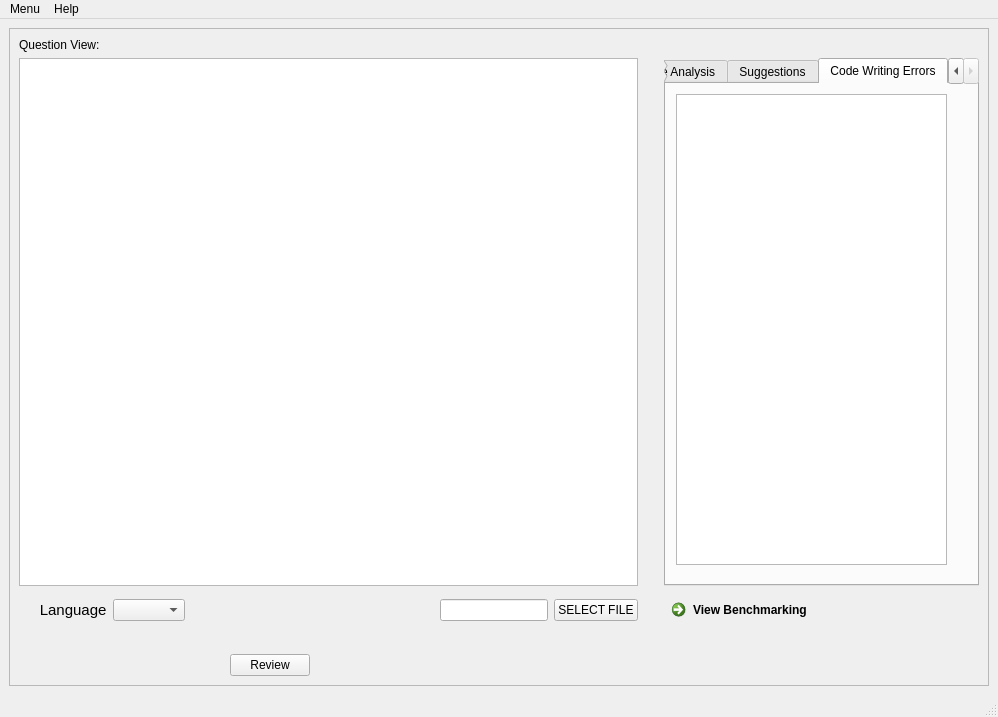
<?xml version="1.0" encoding="UTF-8"?>
<ui version="4.0">
 <class>MainWindow</class>
 <widget class="QMainWindow" name="MainWindow">
  <property name="geometry">
   <rect>
    <x>0</x>
    <y>0</y>
    <width>998</width>
    <height>717</height>
   </rect>
  </property>
  <property name="windowTitle">
   <string>MainWindow</string>
  </property>
  <property name="layoutDirection">
   <enum>Qt::LeftToRight</enum>
  </property>
  <widget class="QWidget" name="centralwidget">
   <layout class="QGridLayout" name="gridLayout">
    <item row="0" column="0">
     <widget class="QScrollArea" name="scrollArea">
      <property name="widgetResizable">
       <bool>true</bool>
      </property>
      <widget class="QWidget" name="scrollAreaWidgetContents">
       <property name="geometry">
        <rect>
         <x>0</x>
         <y>0</y>
         <width>961</width>
         <height>660</height>
        </rect>
       </property>
       <layout class="QGridLayout" name="gridLayout_2">
        <item row="4" column="3" alignment="Qt::AlignHCenter">
         <widget class="QLineEdit" name="lineEdit"/>
        </item>
        <item row="0" column="0">
         <widget class="QLabel" name="label">
          <property name="text">
           <string>Question View:</string>
          </property>
         </widget>
        </item>
        <item row="4" column="0" alignment="Qt::AlignLeft">
         <widget class="QLabel" name="label_2">
          <property name="font">
           <font>
            <pointsize>11</pointsize>
           </font>
          </property>
          <property name="text">
           <string>     Language</string>
          </property>
         </widget>
        </item>
        <item row="4" column="4" alignment="Qt::AlignHCenter">
         <widget class="QPushButton" name="pushButton_3">
          <property name="text">
           <string>SELECT FILE</string>
          </property>
         </widget>
        </item>
        <item row="1" column="5">
         <spacer name="verticalSpacer">
          <property name="orientation">
           <enum>Qt::Vertical</enum>
          </property>
          <property name="sizeHint" stdset="0">
           <size>
            <width>20</width>
            <height>40</height>
           </size>
          </property>
         </spacer>
        </item>
        <item row="1" column="0" colspan="5">
         <widget class="QTextBrowser" name="textBrowser"/>
        </item>
        <item row="4" column="1" alignment="Qt::AlignLeft">
         <widget class="QComboBox" name="comboBox"/>
        </item>
        <item row="1" column="6">
         <widget class="QTabWidget" name="tabWidget">
          <property name="minimumSize">
           <size>
            <width>0</width>
            <height>521</height>
           </size>
          </property>
          <property name="maximumSize">
           <size>
            <width>788</width>
            <height>16777215</height>
           </size>
          </property>
          <property name="currentIndex">
           <number>2</number>
          </property>
          <widget class="QWidget" name="tab">
           <attribute name="title">
            <string>Code Analysis</string>
           </attribute>
          </widget>
          <widget class="QWidget" name="tab_2">
           <attribute name="title">
            <string>Suggestions</string>
           </attribute>
          </widget>
          <widget class="QWidget" name="tab_3">
           <attribute name="title">
            <string>Code Writing Errors</string>
           </attribute>
           <widget class="QListView" name="listView">
            <property name="geometry">
             <rect>
              <x>10</x>
              <y>10</y>
              <width>271</width>
              <height>471</height>
             </rect>
            </property>
           </widget>
          </widget>
         </widget>
        </item>
        <item row="5" column="1">
         <spacer name="horizontalSpacer">
          <property name="orientation">
           <enum>Qt::Horizontal</enum>
          </property>
          <property name="sizeHint" stdset="0">
           <size>
            <width>40</width>
            <height>20</height>
           </size>
          </property>
         </spacer>
        </item>
        <item row="6" column="1" alignment="Qt::AlignHCenter">
         <widget class="QPushButton" name="pushButton">
          <property name="text">
           <string>Review</string>
          </property>
         </widget>
        </item>
        <item row="4" column="6">
         <widget class="QCommandLinkButton" name="commandLinkButton">
          <property name="text">
           <string>View Benchmarking</string>
          </property>
         </widget>
        </item>
       </layout>
      </widget>
     </widget>
    </item>
   </layout>
  </widget>
  <widget class="QStatusBar" name="statusbar"/>
  <widget class="QMenuBar" name="menubar">
   <property name="geometry">
    <rect>
     <x>0</x>
     <y>0</y>
     <width>998</width>
     <height>21</height>
    </rect>
   </property>
   <widget class="QMenu" name="menuMenu">
    <property name="title">
     <string>Menu</string>
    </property>
    <addaction name="actionConnect_To_IP"/>
    <addaction name="actionExit"/>
   </widget>
   <widget class="QMenu" name="menuHelp">
    <property name="title">
     <string>Help</string>
    </property>
    <addaction name="actionAbout"/>
   </widget>
   <addaction name="menuMenu"/>
   <addaction name="menuHelp"/>
  </widget>
  <action name="actionConnect_To_IP">
   <property name="text">
    <string>Save report</string>
   </property>
  </action>
  <action name="actionExit">
   <property name="text">
    <string>Leaderboard</string>
   </property>
  </action>
  <action name="actionAbout">
   <property name="text">
    <string>Instructions</string>
   </property>
  </action>
  <action name="actionLogout">
   <property name="text">
    <string>Dashboard</string>
   </property>
  </action>
  <action name="actionLogout_2">
   <property name="text">
    <string>Logout</string>
   </property>
  </action>
 </widget>
 <resources/>
 <connections/>
</ui>
